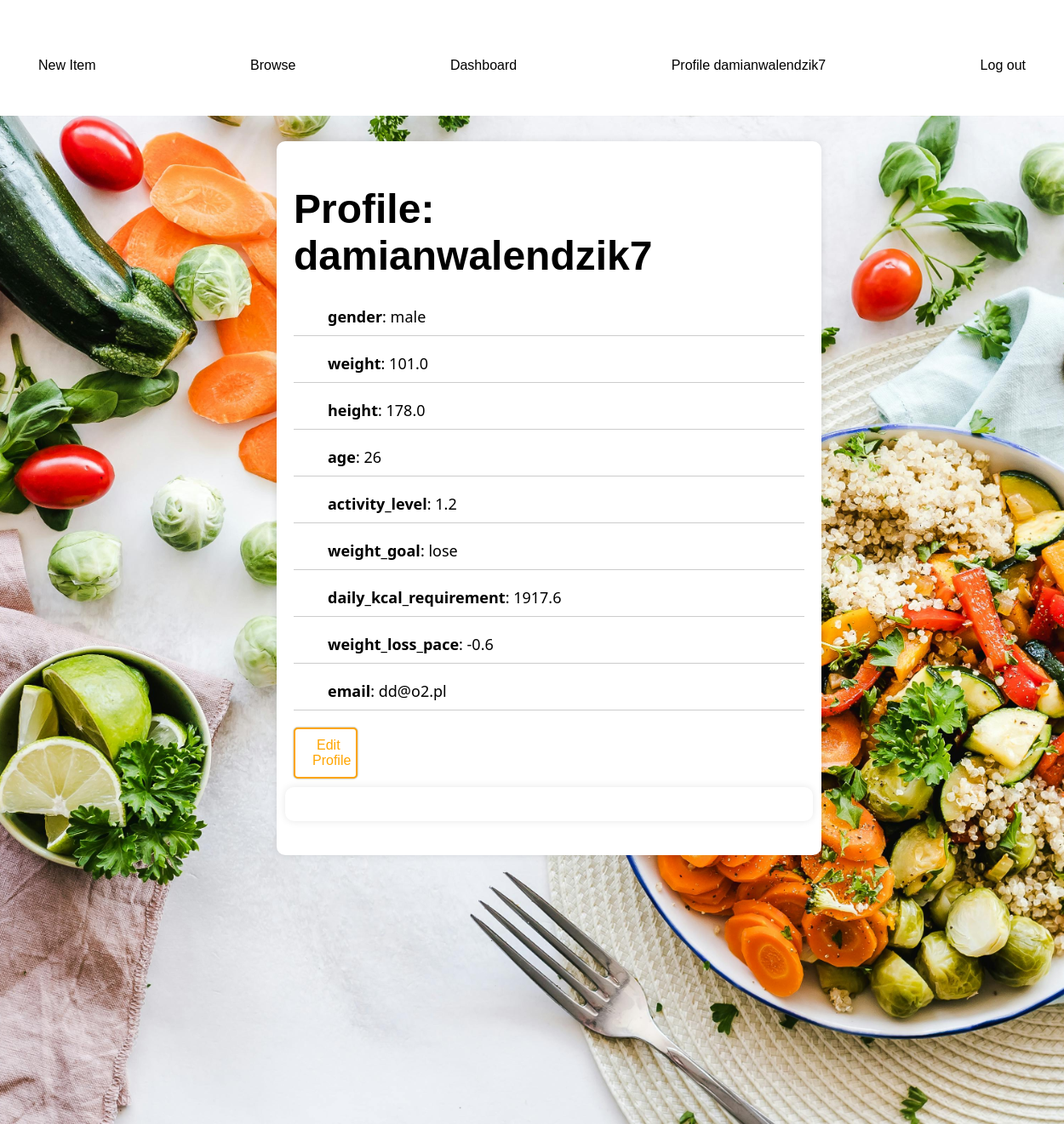
/api/profile/damianwalendzik7/ (signed in), run on the app's committed database.
### products/models.py (models this page shows, shortened)
class UserProfile(models.Model):
    GENDER_CHOICES = [
        ('male', 'Male'),
        ('female', 'Female')
    ]
    WEIGHT_GOAL_CHOICES = [
        ('lose', 'Lose'),
        ('maintain', 'Maintain'),
        ('gain', 'Gain')
    ]
    ACTIVITY_LEVEL_CHOICES = [
        (1.2, 'Sedentary (little to no exercise)'),
        (1.375, 'Lightly active (light exercise/sports 1-3 days/week)'),
        (1.55, 'Moderately active (moderate exercise/sports 3-5 days/week)'),
        (1.725, 'Very active (hard exercise/sports 6-7 days a week)'),
        (1.9, 'Extra active (very hard exercise/sports & physical job)')
    ]
    WEIGHT_CHANGE_PACE_CHOICES = [
        (-1.0, '-1.0'), (-0.9, '-0.9'), (-0.8, '-0.8'),
        (-0.7, '-0.7'), (-0.6, '-0.6'), (-0.5, '-0.5'),
        (-0.4, '-0.4'), (-0.3, '-0.3'), (-0.2, '-0.2'),
        (-0.1, '-0.1'), (0.0, '0.0'), (0.1, '0.1'),
        (0.2, '0.2'), (0.3, '0.3'), (0.4, '0.4'),
        (0.5, '0.5'), (0.6, '0.6'), (0.7, '0.7'),
        (0.8, '0.8'), (0.9, '0.9'), (1.0, '1.0'),
    ]
    user = models.OneToOneField(User, on_delete=models.CASCADE)
    gender = models.CharField(choices=GENDER_CHOICES, max_length=6)
    weight = models.FloatField()
    height = models.FloatField()
    age = models.IntegerField(validators=[MinValueValidator(0), MaxValueValidator(120)])
    activity_level = models.FloatField(choices=ACTIVITY_LEVEL_CHOICES)
    weight_goal = models.CharField(choices=WEIGHT_GOAL_CHOICES, max_length=8)
    weight_loss_pace = models.FloatField(choices=WEIGHT_CHANGE_PACE_CHOICES, default=0)
    date=models.DateField(default=datetime.now)
    email=models.EmailField()
    @property
    def daily_kcal_requirement(self):
        if self.weight_goal == "lose":
            goal_multiplier = 0.8
        elif self.weight_goal == "maintain":
            goal_multiplier = 1
        else:
            goal_multiplier = 1.2
        if self.gender == 'male':
            bmr = 10 * self.weight + 6.25 * self.height - 5 * self.age + 5
        if self.gender == 'female':
            bmr = 10 * self.weight + 6.25 * self.height - 5 * self.age - 161
        kcal_requirement = bmr * goal_multiplier * self.activity_level
        return kcal_requirement
    @property
    def calories_consumed_on_date(self):
        consumed_kcal = FoodConsumption.objects.filter(user=self.user, date_consumed=self.date).aggregate(
            total=Sum(ExpressionWrapper(F('product__total_kcal') * F('amount_consumed')/100,output_field=FloatField())))['total'] or 0
        return consumed_kcal
    def calories_left(self):
        calories_left = self.daily_kcal_requirement - self.calories_consumed_on_date
        return calories_left

### products/views.py (the view)
class UserProfileAPIView(generics.ListAPIView):
    authentication_classes = [SessionAuthentication]
    permission_classes = [IsAuthenticated]
    queryset = UserProfile.objects.all()
    serializer_class = UserProfileSerializer
    lookup_field = 'username'
    renderer_classes = [TemplateHTMLRenderer]
    def get(self, request, *args, **kwargs):
        username = kwargs.get('username')
        queryset = UserProfile.objects.filter(user__username=username)
        serializer = self.get_serializer(queryset, many=True)
        user_profile_data = serializer.data[0]
        print(user_profile_data)
        del(user_profile_data['user'])
        del(user_profile_data['date'])
        del(user_profile_data['calories_left'])
        del(user_profile_data['calories_consumed_on_date'])
        context = {'user_profile': user_profile_data, 'username': username}
        return Response(context, template_name="products/profile.html", status=status.HTTP_200_OK)

### products/serializers.py (called while the page is built)
    def get_calories_consumed_on_date(self, obj):
        return obj.calories_consumed_on_date

### products/templates/products/profile.html (shortened to what this page needs)
{% extends 'products/base.html' %}
{% block content %}
<div class="block-content-profile">
  <h1><strong>Profile</strong>: {{ username }}</h1>
    {% for key, value in user_profile.items %}
      <ul class="profile-items"><strong>{{ key }}</strong>: {{ value }}</ul>
    {% endfor %}
    <a href="{% url 'edit_profile' username %}" class="edit-link">
      <button id="edit-Btn" class="edit-button">
           Edit Profile
      </button>
  </a>
{% endblock %}

### products/templates/products/base.html (shortened to what this page needs)
{% load static %}
<!DOCTYPE html>
<html>
<head>
    <link rel="stylesheet" href='{% static "products/css/base.css" %}' />
</head>
<body>
    <nav class="navbar">
        <a href="/" class="navbar text header">Kcal counting app</a>
        <div class="navbar container">
            <a href="#" class="link new-item-link">New Item</a>
            <a href="#" class="link browse-link">Browse</a>
            {% if user.is_authenticated %}
                <a href="{% url 'dashboard' request.user.username %}" class="link dashboard-link">Dashboard</a>
                <a href="{% url 'profile_view' user.username %}" class="link login-link">Profile {{ user.username }}</a>
                <a href="{% url 'logout' %}" class="link logout-link">Log out</a>
            {% else %}
                <a href="{% url 'register' %}" class="link signup-link">Sign up</a>
                <a href="{% url 'login' %}" class="link login-link">Log in</a>
            {% endif %}
        </div>
    </nav>
    <div class="content">
            {% block content %}
            {% endblock %}
        <div id="container">
        </div>
    </div>
    <footer class="footer">
        <div class="container container-footer">
            <h3 class="text footer-header">About</h3>
            <p class="footer-text">
            </p>
        </div>
        <div class="footer-links">
            <h3 class="footer-links">Menu</h3>
            <ul>
                <li>
                    <a href="#" class="link contact-link">Contact</a>
                </li>
                <li>
                    <a href="#" class="link privacy-link">Privacy</a>
                </li>
                <li>
                    <a href="#" class="link terms-link">Terms of use</a>
                </li>
            </ul>
        </div>
    </footer>
</body>
</html>

### products/static/products/css/base.css (style rules this page uses)
body { font-family: Arial, sans-serif; margin: 0; padding: 0; }
.container { max-width: 1200px; margin: 0 auto; padding: 0 20px; }
.navbar { background-color: #FFFFFFE9; padding: 20px 0; color: #fff; }
.navbar.text { text-decoration: none; }
.navbar .container { display: flex; justify-content: space-between; }
.link { display: inline-block; padding: 10px 20px; border-radius: 20px; background-color: #FFFFFFE9; color: #000000; text-decoration: none; transition: background-color 0.3s ease; }
.content { position: relative; padding: 20px; color: #333; width: 100%; min-height: calc(100vh - 150px); font-size: 24px; z-index: 1; }
.footer { background-color: #555454CC; padding: 30px 0; color: #fff; z-index: 500; }
.footer-header { margin: 20px; }
.footer .container-footer { display: flex; align-items: center; }
.footer-links { margin: 20px; }
.footer-links ul { padding: 0; margin: 20px; display: flex; list-style: none; }
.footer-links li { margin-right: 20px; }
.footer .link { padding: 10px 20px; border-radius: 20px; background-color: #555454CC; color: #fff; text-decoration: none; transition: background-color 0.3s ease; }
.block-content-profile { position: relative; z-index: 1000; color: #000000 !important; background-color: #ffffff; width: calc(100% - 20px); max-width: 600px; padding: 20px; border-radius: 10px; margin-top: 10px; box-shadow: 0 0 10px rgba(0, 0, 0, 0.1); margin-bottom: 20px; left: 50%; transform: translateX(-50%); }
.profile-items { font-family: 'Segoe UI', Tahoma, Geneva, Verdana, sans-serif; font-size: 18px; margin-bottom: 20px; border-bottom: 1px solid #ccc; padding-bottom: 10px; }
.edit-button { background-color: #fff; border: 2px solid transparent; border-radius: 5px; padding: 10px 20px; font-size: 16px; color: orange; border-color: orange; cursor: pointer; transition: background-color 0.3s, border-color 0.3s, color 0.3s; }
button { width: 75px; cursor: pointer; box-shadow: 0px 0px 2px gray; border: none; outline: none; padding: 5px; border-radius: 5px; color: white; }
#container { position: relative; z-index: 1000; color: #000000 !important; background-color: #ffffff; width: calc(100% - 20px); max-width: 800px; padding: 20px; border-radius: 10px; margin-top: 10px; box-shadow: 0 0 10px rgba(0, 0, 0, 0.1); margin-bottom: 20px; left: 50%; transform: translateX(-50%); }

### data on the page
UserProfile: user_profile "101.0" "178.0" "dd@o2.pl"

### other printed values
{{ user.username }} "damianwalendzik7"
{{ username }} "damianwalendzik7"
{{ key }} "gender" "weight" "height" "age" "activity_level" "weight_goal" "daily_kcal_requirement" "weight_loss_pace" "email"
{{ value }} "male" "26" "1.2" "lose" "1917.6" "-0.6"
